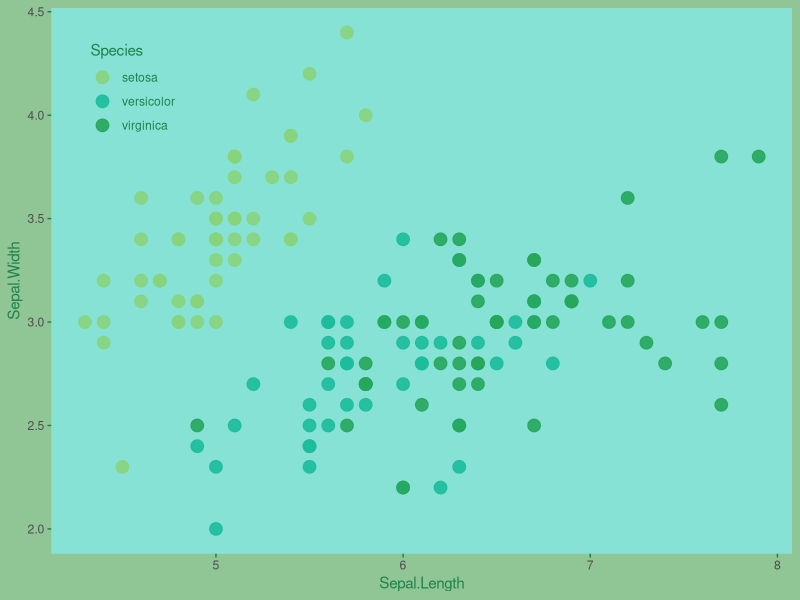
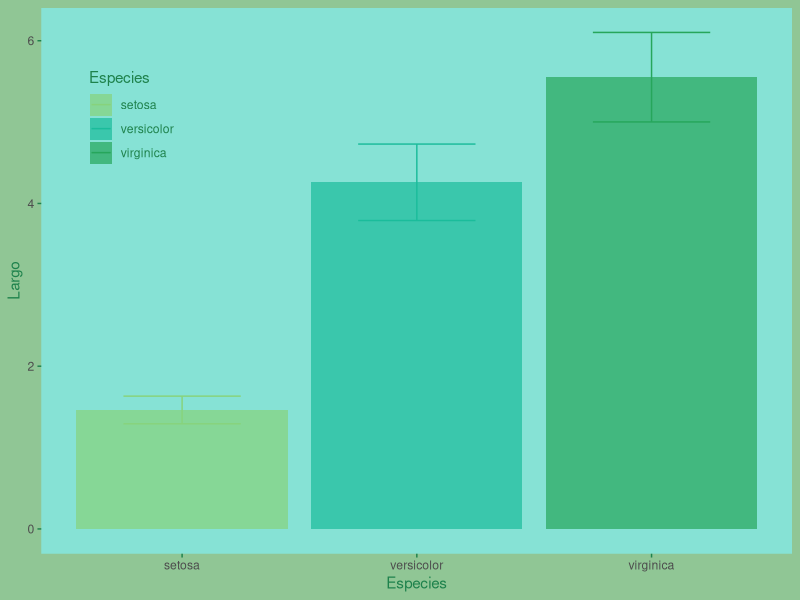

Recreate these plots in R, in order. (Note: this script raises an error after producing the figures.)
## ---- chunk 1
library(ggplot2)
web_plot <- ggplot(data = iris, aes(x = Sepal.Length,
                                    y = Sepal.Width,
                                    colour = Species)) +
  geom_point(size = 4, alpha = .9) +
  scale_color_manual(values = c('#87D37C', '#1BBC9B', '#26A65B'))
  
web_plot + theme_bw() +
  theme(panel.grid = element_blank(),
        panel.border = element_blank(),
        panel.background = element_rect(fill = '#86E2D5'),
        legend.position = c(.11,.85),
        legend.background = element_rect(fill = 'transparent'),
        legend.key = element_rect(fill = 'transparent', color = 'transparent'),
        text = element_text(color = '#1E824C'),
        axis.ticks = element_line(color = '#1E824C'),
        plot.background = element_rect(fill = '#90C695', color = '#90C695'))
## ---- chunk 2
iris_medias <- data.frame(Especies = c('setosa', 'versicolor', 'virginica'),
                          Ancho = c(0.246,1.326,2.026),
                          errorA = c(0.11,0.20,0.27),
                          Largo = c(1.462,4.26,5.552),
                          errorL=c(0.17,0.47,0.55))

# now the plot
plot_bar <- ggplot(data = iris_medias,
                   aes(x = Especies, y = Largo,fill = Especies)) +
  geom_bar(stat = 'identity', alpha = .7) +
  geom_errorbar(aes(ymin = Largo - errorL,
                    ymax = Largo + errorL,
                    color = Especies),
                width = 0.5) +
  scale_color_manual(values = c('#87D37C', '#1BBC9B', '#26A65B')) +
  scale_fill_manual(values = c('#87D37C', '#1BBC9B', '#26A65B')) +
  theme_bw() +
  theme(panel.grid = element_blank(),
        panel.border = element_blank(),
        panel.background = element_rect(fill = '#86E2D5'),
        legend.position = c(.12,.8),
        legend.background = element_rect(fill = 'transparent'),
        legend.key = element_rect(fill = 'transparent', color = 'transparent'),
        text = element_text(color = '#1E824C'),
        axis.ticks = element_line(color = '#1E824C'),
        plot.background = element_rect(fill = '#90C695', color = '#90C695'))
plot_bar
## ---- chunk 3
# Preparamos los datos
crimes <- data.frame(state = tolower(rownames(USArrests)), USArrests)

# Cargamos los datos del mapa, gracias a la librería maps
# install.packages('maps', dep=TRUE)
library(maps)
states_map <- map_data("state")

# Hacemos la gráfica
mapa <- ggplot(crimes, aes(map_id = state)) +
  geom_map(aes(fill = Assault), map = states_map) +
  expand_limits(x = states_map$long, y = states_map$lat) +
  coord_map() +
  scale_fill_continuous(low='#87D37C', high='#26A65B') +
  theme_bw() +
  theme(panel.grid = element_blank(),
        panel.border = element_blank(),
        panel.background = element_rect(fill = '#86E2D5'),
        legend.position = c(.92,.3),
        legend.background = element_rect(fill = 'transparent'),
        legend.key = element_rect(fill = 'transparent', color = 'transparent'),
        text = element_text(color = '#1E824C'),
        axis.ticks = element_line(color = '#1E824C'),
        plot.background = element_rect(fill = '#90C695', color = '#90C695'))

mapa
## ---- chunk 4
plot(Petal.Width ~ Petal.Length,
     data = iris)
model.1 <- lm(Petal.Width ~ Petal.Length, data = iris)
abline(model.1)
intercept <- round(model.1$coefficients['(Intercept)'],3)
slope <- round(model.1$coefficients['Petal.Length'],3)
mtext(paste('y = ', slope, 'x + ',intercept,
            sep = ''))
title(main = 'Length vs. Width (Petal)')
## ---- chunk 5
# Load the lattice library
library(lattice)
# Build the plot with all the options we need
xyplot(Petal.Width ~ Petal.Length | Species,
       data = iris, scales = "free", layout = c(2, 2),
       auto.key = list(x = .6, y = .7,corner = c(0, 0)))
## ---- chunk 6
# Load library
library(ggplot2)
# Draw the plot
plot1 <- ggplot(data = iris, aes(x = Petal.Length,
                                 y = Petal.Width,
                                 color = Species)) +
  geom_point()+
  stat_smooth(method = lm)+
  stat_smooth(mapping = aes(x = Petal.Length,
                            y = Petal.Width),
              data = iris, method = lm,
              color = 'black', se = FALSE)
# see the plot
plot1
## ---- chunk 7
plot1 +
  theme_bw()+
  labs(title = 'Length vs. Width (Petal)',
       x = 'Width', y = 'Length')+
  theme(plot.background = element_rect(fill = 'transparent'),
        panel.background = element_rect(fill = 'transparent'),
        legend.background = element_rect(fill = 'transparent'),
        legend.key = element_rect(fill = 'transparent'),
        panel.grid = element_blank(),
        panel.border = element_rect(colour = 'black'),
        legend.position = c(.8,.2))
## ---- chunk 8
# Load the library and the data
# install.packages('ggplot2', dep=TRUE)
library(ggplot2)

# Histogram of petal width
histograma <- ggplot(data = iris, aes(x = Petal.Width)) + # first layer
  geom_histogram() # second layer

# Call the plot to see it
histograma
## ---- chunk 9
hist(iris$Petal.Width)
## ---- chunk 10
# Width-Length relation
puntos <- ggplot(data = iris,
                 aes(x = Petal.Width,
                     y = Petal.Length)) +
  geom_point()

# Call the plot to see it
puntos
## ---- chunk 11
plot(x = iris$Petal.Width, y = iris$Petal.Length)
## ---- chunk 12
# Width by Species
cajas_petalo <- ggplot(data = iris,
                       aes(x = Species, y = Petal.Width)) +
  geom_boxplot()

# Call the plot to see it
cajas_petalo
## ---- chunk 13
boxplot(Petal.Width ~ Species, data = iris,
        xlab = 'Species', ylab = 'Petal Width')
## ---- chunk 14
# Build the plot wothout geometry
puntos_petalo <- ggplot(data = iris,
                        aes(x = Petal.Width, y = Petal.Length))

# We add color, the same for all points
puntos_petalo + geom_point(color = 'red', size = 4, alpha = .5)
## ---- chunk 15
# We map the color to a variable (remember, we do that in the aesthetics)
puntos_petalo + geom_point(aes(color = Species), size = 4, alpha = .5)
## ---- chunk 16
# We map the shape to a variable (remember, we do that in the aesthetics)
puntos_petalo + geom_point(aes(shape = Species), size = 4, alpha = .5)
## ---- chunk 17
ggplot(data = iris, aes(x = Sepal.Width)) +
  geom_histogram()
## ---- chunk 18
ggplot(data = iris, aes(x = Species,
                      y = Sepal.Width,
                      color = Species)) +
  geom_boxplot()
## ---- chunk 19
ggplot(iris, aes(x = Sepal.Width,
                 y = Sepal.Length,
                 color = Species,
                 shape = Species)) +
  geom_point(size = 4, alpha = .5)
## ---- chunk 20
plot_petalo <- ggplot(data=iris, aes(x=Petal.Length, y=Petal.Width, color=Species)) +
  geom_point(size=4, alpha=.5)
plot_petalo
## ---- chunk 21
# Now we divide it in facets
plot_petalo + facet_grid(. ~ Species)
## ---- chunk 22
# Si queremos por filas
plot_petalo + facet_grid(Species ~ .)
## ---- chunk 23
iris$Treatment <- rep(c('A', 'B'), 75)
ggplot(data=iris, aes(x=Petal.Length, y=Petal.Width,
                      color=Species, shape = Treatment)) +
  geom_point(size=4, alpha=.5) +
  facet_grid(Treatment ~ Species)
## ---- chunk 24
# We can add a lineal regression to all the data
plot_petalo + stat_smooth(method='lm')
## ---- chunk 25
# or combining stats with facets
plot_petalo + facet_grid(. ~ Species) + stat_smooth(method='lm')
## ---- chunk 26
# As we are simply adding layers, we can add another abline calculated
# with all the data. For that we need to "break" the grouping we made with
# the color aesthetic
plot_petalo + stat_smooth(method='lm', se=FALSE) +
  stat_smooth(color='black', method='lm', linetype=2)
## ---- chunk 27
# There is more stats, like density
ggplot(data=iris, aes(x=Petal.Width)) +
  stat_density(color='red', alpha=.5, fill='red')
## ---- chunk 28
#
# or quantiles
plot_petalo + stat_quantile()
## ---- chunk 29
#
#
#
# Colour, shape or line type scales
plot_petalo +
  scale_color_manual(values=c('red','green','blue'))
## ---- chunk 30
# Colour, shape or line type scales
plot_petalo +
  stat_smooth(mapping=aes(linetype=Species),
              method='lm') +
  scale_color_manual(values=c('red','green','blue')) +
  scale_linetype_manual(values=c(1,2,3))
## ---- chunk 31
#
# Axis scales
plot_petalo +
  scale_x_log10()
## ---- chunk 32
# Now we can do a loess smooth
plot_petalo +
  scale_x_log10() +
  stat_smooth(method='loess', color='black')
## ---- chunk 33
#
# Plot title
plot_petalo +
  labs(title='Width vs. Length (Petal)')
## ---- chunk 34
# Plot and axis title
plot_petalo +
  labs(title='Width vs. Length (Petal)',
       x='Length [cm]', y='Width [cm]')
## ---- chunk 35
#
#
# Preset themes
plot_petalo +
  theme_bw()
## ---- chunk 36
# ggthemes library
# install.packages('ggthemes', dep=TRUE)
library(ggthemes)
plot_petalo + theme_solarized(light=FALSE) +
  scale_color_solarized()
## ---- chunk 37
minimalista <- ggplot(data=iris, aes(x=Petal.Length,
                                     y=Petal.Width,
                                     shape=Species)) +
  geom_point(size=3, alpha=.7)

minimalista + theme_bw() +
  theme(panel.grid=element_blank(),
        panel.border=element_rect(color='black'),
        legend.position=c(.9,.2),
        legend.key=element_rect(color='transparent'))
## ---- chunk 38
# web modification
web_plot <- ggplot(data=iris, aes(x=Petal.Length,
                                     y=Petal.Width,
                                     colour=Species)) +
  geom_point(size=4, alpha=.9) +
  scale_color_manual(values=c('#4183D7', '#19B5FE', '#22313F'))
  
web_plot + theme_bw() +
  theme(panel.grid=element_blank(),
        panel.border=element_blank(),
        panel.background=element_rect(fill='#C5EFF7'),
        legend.position=c(.9,.2),
        legend.background=element_rect(fill='transparent'),
        legend.key=element_rect(fill='transparent', color='transparent'),
        text=element_text(color='#1F3A93'),
        axis.ticks=element_line(color='#1F3A93'),
        plot.background=element_rect(fill='#89C4F4', color='#89C4F4'))
## ---- chunk 39
iris %>%
  group_by(Species, Treatment) %>%
  summarise_all(funs(mean, sd)) %>%
  ggplot(aes(x=Species, y=Petal.Width_mean, fill = Treatment)) +
  geom_bar(stat='identity', alpha=.7, position = position_dodge()) +
  geom_errorbar(aes(ymin=Petal.Width_mean-Petal.Width_sd,
                    ymax=Petal.Width_mean+Petal.Width_sd,
                    color=Treatment),
                width=0.5,
                position = position_dodge()) +
  scale_color_manual(values=c('#4183D7', '#19B5FE')) +
  scale_fill_manual(values=c('#4183D7', '#19B5FE')) +
  theme_bw() +
  theme(panel.grid=element_blank(),
        panel.border=element_blank(),
        panel.background=element_rect(fill='#C5EFF7'),
        legend.position=c(.12,.8),
        legend.background=element_rect(fill='transparent'),
        legend.key=element_rect(fill='transparent', color='transparent'),
        text=element_text(color='#1F3A93'),
        axis.ticks=element_line(color='#1F3A93'),
        plot.background=element_rect(fill='#89C4F4', color='#89C4F4'))
## ---- chunk 40
# Data preparation
crimes <- data.frame(state = tolower(rownames(USArrests)),
                     USArrests)

# Map data (from "maps" library)
# install.packages('maps', dep=TRUE)
library(maps)
states_map <- map_data("state")

# Build the plot
mapa <- ggplot(crimes, aes(map_id = state, fill = Murder)) +
  geom_map(map = states_map) +
  expand_limits(x = states_map$long, y = states_map$lat) +
  coord_map() +
  theme_bw() +
  theme(panel.grid=element_blank(),
        panel.border=element_blank(),
        panel.background=element_rect(fill='#C5EFF7'),
        legend.position=c(.9,.3),
        legend.background=element_rect(fill='transparent'),
        legend.key=element_rect(fill='transparent', color='transparent'),
        text=element_text(color='#1F3A93'),
        axis.ticks=element_line(color='#1F3A93'),
        plot.background=element_rect(fill='#89C4F4', color='#89C4F4'))

mapa
## ---- chunk 41
airq_plot <- ggplot(airquality,
                    aes(x = Wind, y = Ozone, color = Month)) +
  geom_point() +
  labs(title = 'Ozone vs. Wind', x = 'Wind [mph]', y = 'Ozone [ppb]') +
  geom_smooth(method = 'lm', se = FALSE) +
  scale_color_manual(values = c('green', 'red', 'blue', 'yellow', 'orange'),
                     labels = c('May', 'Jun', 'Jul', 'Ago', 'Sep'))

airq_plot
## ---- chunk 42
airq_plot +
  facet_wrap(~ Month) +
  theme(panel.background = element_rect(fill = 'lemonchiffon'))
